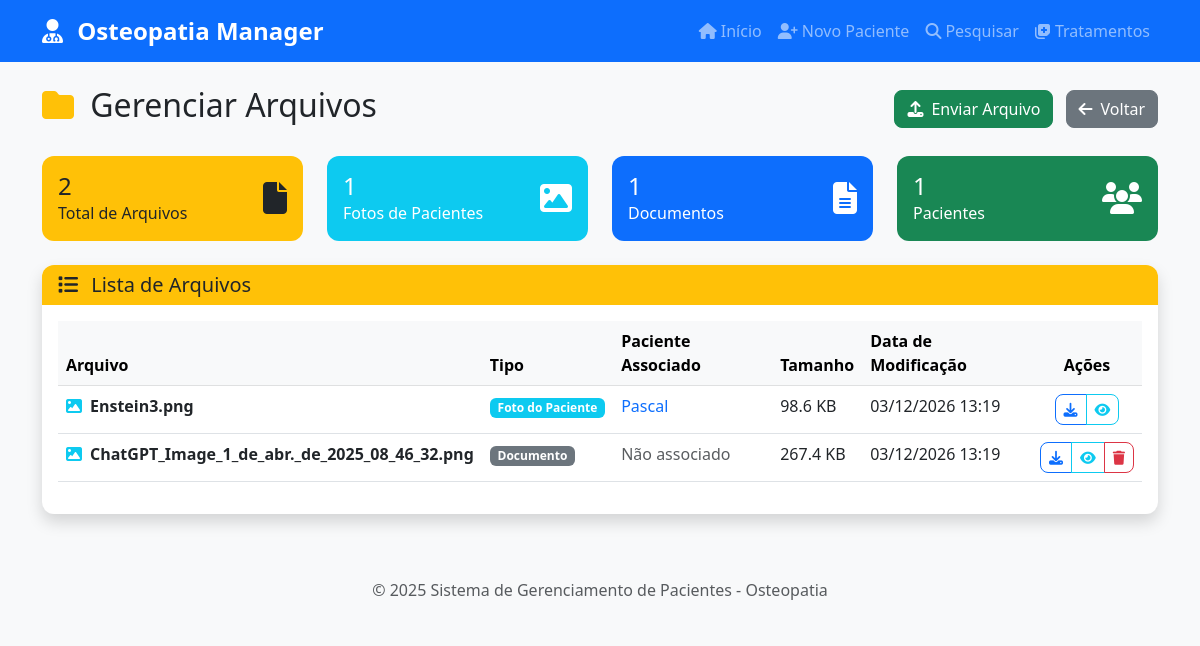
Page /arquivos on the earlier database version.
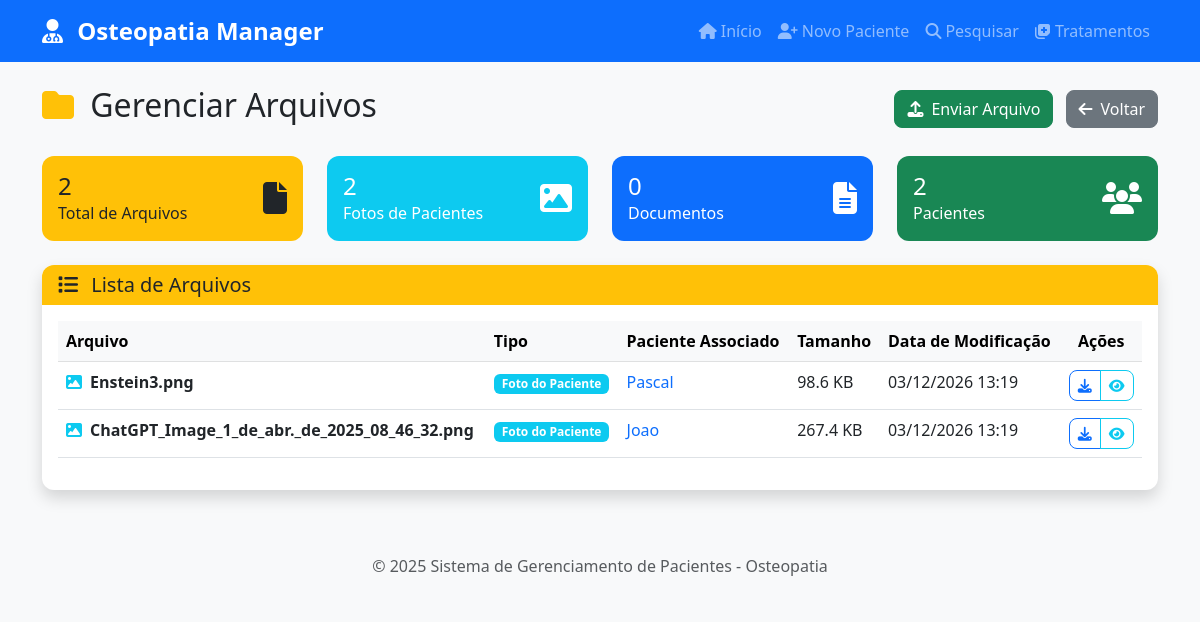
Same page on the later database version.
### database/models.py (models this page shows, shortened)
class Paciente(db.Model):
    __tablename__ = 'pacientes'
    id = db.Column(db.Integer, primary_key=True)
    nome_completo = db.Column(db.String(200), nullable=False)
    data_registro = db.Column(db.Date, nullable=False, default=datetime.utcnow().date())
    profissao = db.Column(db.String(100))
    sexo = db.Column(db.String(20))
    idade = db.Column(db.Integer)
    endereco = db.Column(db.Text)
    cpf = db.Column(db.String(14), unique=True, nullable=True)
    telefone = db.Column(db.String(20))
    email = db.Column(db.String(120))
    foto_path = db.Column(db.String(200))
    notas = db.Column(db.Text)
    created_at = db.Column(db.DateTime, default=datetime.utcnow)
    updated_at = db.Column(db.DateTime, default=datetime.utcnow, onupdate=datetime.utcnow)
    tratamentos = db.relationship('Tratamento', backref='paciente', lazy=True, cascade='all, delete-orphan')

### app.py (the view)
@app.route('/arquivos')
def arquivos():
    pacientes = Paciente.query.order_by(Paciente.nome_completo).all()
    upload_dir = app.config['UPLOAD_FOLDER']
    arquivos_sistema = []
    if os.path.exists(upload_dir):
        for filename in os.listdir(upload_dir):
            if os.path.isfile(os.path.join(upload_dir, filename)):
                file_path = os.path.join(upload_dir, filename)
                file_stats = os.stat(file_path)
                paciente_associado = None
                for p in pacientes:
                    if p.foto_path == filename:
                        paciente_associado = p
                        break
                arquivos_sistema.append({
                    'nome': filename,
                    'tamanho': file_stats.st_size,
                    'data_modificacao': datetime.fromtimestamp(file_stats.st_mtime),
                    'paciente': paciente_associado,
                    'tipo': 'foto' if paciente_associado else 'documento'
                })
    arquivos_sistema.sort(key=lambda x: x['data_modificacao'], reverse=True)
    return render_template('arquivos.html', arquivos=arquivos_sistema, pacientes=pacientes)

### app.py (called while the page is built)
@app.context_processor
def inject_today():
    return {'today': date.today()}

### templates/arquivos.html (shortened to what the changed rows need)
{% extends "base.html" %}
{% block content %}
<div class="row">
    <div class="col-12">
        <div class="d-flex justify-content-between align-items-center mb-4">
            <h2>
                <i class="fas fa-folder me-2 text-warning"></i>
                Gerenciar Arquivos
            </h2>
        </div>
    </div>
</div>
<div class="row mb-4">
    <div class="col-md-3">
        <div class="card bg-info text-white">
            <div class="card-body">
                <div class="d-flex justify-content-between">
                    <div>
                        <h4 class="mb-0">{{ arquivos|selectattr('tipo', 'equalto', 'foto')|list|length }}</h4>
                        <p class="mb-0">Fotos de Pacientes</p>
                    </div>
                </div>
            </div>
        </div>
    </div>
    <div class="col-md-3">
        <div class="card bg-primary text-white">
            <div class="card-body">
                <div class="d-flex justify-content-between">
                    <div>
                        <h4 class="mb-0">{{ arquivos|selectattr('tipo', 'equalto', 'documento')|list|length }}</h4>
                        <p class="mb-0">Documentos</p>
                    </div>
                </div>
            </div>
        </div>
    </div>
    <div class="col-md-3">
        <div class="card bg-success text-white">
            <div class="card-body">
                <div class="d-flex justify-content-between">
                    <div>
                        <h4 class="mb-0">{{ pacientes|length }}</h4>
                        <p class="mb-0">Pacientes</p>
                    </div>
                </div>
            </div>
        </div>
    </div>
</div>
<div class="row">
    <div class="col-12">
        <div class="card shadow">
            <div class="card-body">
                {% if arquivos %}
                    <div class="table-responsive">
                        <table class="table table-hover">
                            <thead class="table-light">
                                <tr>
                                    <th>Arquivo</th>
                                    <th>Tipo</th>
                                    <th>Paciente Associado</th>
                                    <th>Tamanho</th>
                                    <th>Data de Modificação</th>
                                    <th class="text-center">Ações</th>
                                </tr>
                            </thead>
                            <tbody>
                                {% for arquivo in arquivos %}
                                <tr>
                                    <td>
                                        <div class="d-flex align-items-center">
                                            {% if arquivo.nome.lower().endswith(('.jpg', '.jpeg', '.png', '.gif')) %}
                                                <i class="fas fa-image text-info me-2"></i>
                                            {% elif arquivo.nome.lower().endswith('.pdf') %}
                                                <i class="fas fa-file-pdf text-danger me-2"></i>
                                            {% elif arquivo.nome.lower().endswith(('.doc', '.docx')) %}
                                                <i class="fas fa-file-word text-primary me-2"></i>
                                            {% else %}
                                                <i class="fas fa-file text-secondary me-2"></i>
                                            {% endif %}
                                            <div>
                                                <strong>{{ arquivo.nome }}</strong>
                                            </div>
                                        </div>
                                    </td>
                                    <td>
                                        {% if arquivo.tipo == 'foto' %}
                                            <span class="badge bg-info">Foto do Paciente</span>
                                        {% else %}
                                            <span class="badge bg-secondary">Documento</span>
                                        {% endif %}
                                    </td>
                                    <td>
                                        {% if arquivo.paciente %}
                                            <a href="{{ url_for('perfil_paciente', id=arquivo.paciente.id) }}"
                                               class="text-decoration-none">
                                                {{ arquivo.paciente.nome_completo }}
                                            </a>
                                        {% else %}
                                            <span class="text-muted">Não associado</span>
                                        {% endif %}
                                    </td>
                                    <td>
                                        {% if arquivo.tamanho < 1024 %}
                                            {{ arquivo.tamanho }} B
                                        {% elif arquivo.tamanho < 1024*1024 %}
                                            {{ "%.1f"|format(arquivo.tamanho/1024) }} KB
                                        {% else %}
                                            {{ "%.1f"|format(arquivo.tamanho/(1024*1024)) }} MB
                                        {% endif %}
                                    </td>
                                    <td>
                                        {{ arquivo.data_modificacao.strftime('%d/%m/%Y %H:%M') }}
                                    </td>
                                    <td class="text-center">
                                        <div class="btn-group" role="group">
                                            <a href="{{ url_for('download_arquivo', filename=arquivo.nome) }}"
                                               class="btn btn-outline-primary btn-sm"
                                               title="Baixar arquivo">
                                                <i class="fas fa-download"></i>
                                            </a>
                                            {% if arquivo.nome.lower().endswith(('.jpg', '.jpeg', '.png', '.gif')) %}
                                            <button type="button" class="btn btn-outline-info btn-sm"
                                                    data-bs-toggle="modal"
                                                    data-bs-target="#imageModal{{ loop.index }}"
                                                    title="Visualizar imagem">
                                                <i class="fas fa-eye"></i>
                                            </button>
                                            {% endif %}
                                            {% if arquivo.tipo != 'foto' %}
                                            <button type="button" class="btn btn-outline-danger btn-sm"
                                                    data-bs-toggle="modal"
                                                    data-bs-target="#deleteModal{{ loop.index }}"
                                                    title="Excluir arquivo">
                                                <i class="fas fa-trash"></i>
                                            </button>
                                            {% endif %}
                                        </div>
                                    </td>
                                </tr>
                                {% endfor %}
                            </tbody>
                        </table>
                    </div>
                {% endif %}
            </div>
        </div>
    </div>
</div>
{% endblock %}

Differences in the rows shown:
added Paciente: paciente.nome_completo "Joao"
Other differences:
{{ arquivos|selectattr('tipo', 'equalto', 'foto')|list|length }}: "1" → "2"
{{ arquivos|selectattr('tipo', 'equalto', 'documento')|list|length }}: "1" → "0"
{{ pacientes|length }}: "1" → "2"
new list line: "ChatGPT_Image_1_de_abr._de_2025_08_46_32.png Foto do Paciente 267.4 KB 03/12/2026 13:19"
list line gone: "ChatGPT_Image_1_de_abr._de_2025_08_46_32.png Documento Não associado 267.4 KB 03/12/2026 13:19"
